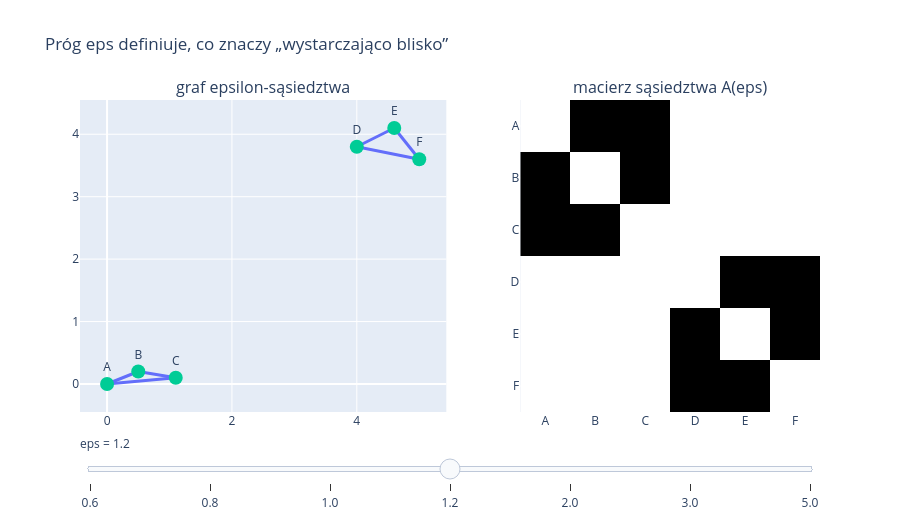
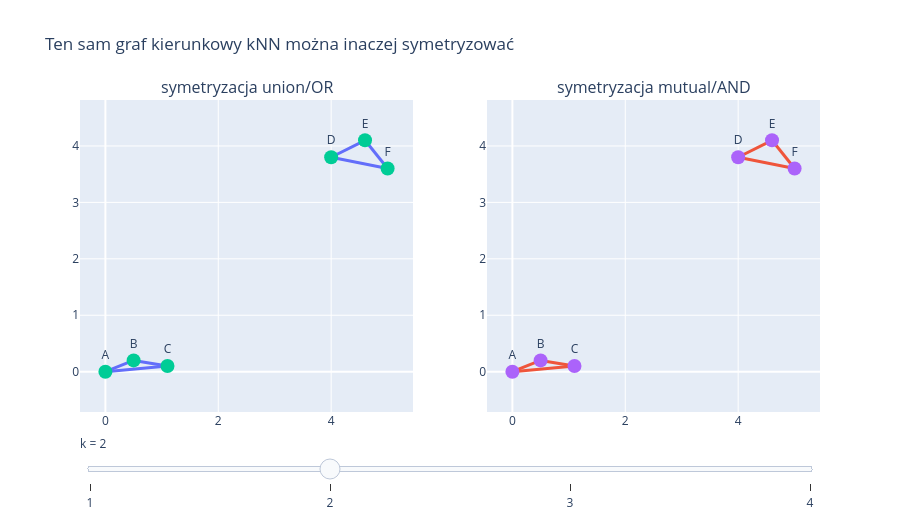

Notebook cell for these charts, in order:
### Markdown cell above
### Minićwiczenie 8 — panel interaktywny

Podczas pracy z suwakiem sprawdź:

1. Dla jakiej wartości $\varepsilon$ graf zaczyna łączyć grupy `ABC` i `DEF`?
2. Dla jakiego $k$ pojawiają się mosty między grupami?
3. Czy `union/OR` i `mutual/AND` zachowują się tak samo?

### Code cell
try:
    import plotly.graph_objects as go
    from plotly.subplots import make_subplots
    from pathlib import Path

    html_dir = Path('html')
    html_dir.mkdir(parents=True, exist_ok=True)


    def edge_xy_for_plotly(X, A, directed=False):
        xs, ys = [], []
        n = A.shape[0]

        for i in range(n):
            for j in range(n):
                if i == j or A[i, j] == 0:
                    continue
                if not directed and j <= i:
                    continue
                xs.extend([X[i, 0], X[j, 0], None])
                ys.extend([X[i, 1], X[j, 1], None])

        return xs, ys


    # Panel 1: epsilon-neighborhood
    # --------------------------------
    eps_values = [0.6, 0.8, 1.0, 1.2, 2.0, 3.0, 5.0]
    active_eps_idx = eps_values.index(1.2)

    fig_eps = make_subplots(
        rows=1, cols=2,
        subplot_titles=('graf epsilon-sąsiedztwa', 'macierz sąsiedztwa A(eps)'),
        specs=[[{'type': 'scatter'}, {'type': 'heatmap'}]],
        column_widths=[0.55, 0.45]
    )

    # Najpierw krawędzie i macierze dla kolejnych eps.
    for idx, eps_value in enumerate(eps_values):
        A_eps = adjacency_eps(D, eps_value)
        xs, ys = edge_xy_for_plotly(X, A_eps, directed=False)
        visible = idx == active_eps_idx

        fig_eps.add_trace(
            go.Scatter(
                x=xs, y=ys, mode='lines', name=f'krawędzie, eps={eps_value}',
                visible=visible, hoverinfo='skip', showlegend=False, line=dict(width=3)
            ),
            row=1, col=1
        )
        fig_eps.add_trace(
            go.Heatmap(
                z=A_eps, x=labels, y=labels, zmin=0, zmax=1,
                colorscale='Greys', showscale=False, visible=visible,
                hovertemplate='i=%{y}<br>j=%{x}<br>A=%{z}<extra></extra>'
            ),
            row=1, col=2
        )

    # Punkty dodajemy na końcu, żeby nie przykryły ich krawędzie.
    fig_eps.add_trace(
        go.Scatter(
            x=X[:, 0], y=X[:, 1], mode='markers+text', text=labels,
            textposition='top center', marker=dict(size=14), name='punkty', showlegend=False
        ),
        row=1, col=1
    )

    steps = []
    for idx, eps_value in enumerate(eps_values):
        A_eps = adjacency_eps(D, eps_value)
        edge_count = int(A_eps.sum() // 2)
        visible = [False] * (2 * len(eps_values)) + [True]
        visible[2 * idx] = True
        visible[2 * idx + 1] = True
        steps.append(dict(
            method='update',
            label=str(eps_value),
            args=[{'visible': visible},
                  {'title': f'Próg eps={eps_value}: liczba krawędzi={edge_count}'}]
        ))

    fig_eps.update_layout(
        title='Próg eps definiuje, co znaczy „wystarczająco blisko”',
        sliders=[dict(active=active_eps_idx, currentvalue={'prefix': 'eps = '}, steps=steps)],
        height=520
    )
    fig_eps.update_xaxes(scaleanchor='y', scaleratio=1, row=1, col=1)
    fig_eps.update_yaxes(autorange='reversed', row=1, col=2)
    fig_eps.write_html(html_dir / '0_1_panel_eps_sasiedztwo.html', include_plotlyjs='cdn')
    fig_eps.show()


    # Panel 2: kNN union vs mutual
    # -----------------------------
    k_values = [1, 2, 3, 4]
    active_k_idx = 1

    fig_knn = make_subplots(
        rows=1, cols=2,
        subplot_titles=('symetryzacja union/OR', 'symetryzacja mutual/AND'),
        specs=[[{'type': 'scatter'}, {'type': 'scatter'}]],
        column_widths=[0.5, 0.5]
    )

    # Krawędzie dla kolejnych k.
    for idx, k_value in enumerate(k_values):
        A_dir = knn_adjacency(D, k_value)
        A_union = sym_union(A_dir)
        A_mutual = sym_mutual(A_dir)
        visible = idx == active_k_idx

        for A_plot, col, variant in [(A_union, 1, 'union'), (A_mutual, 2, 'mutual')]:
            xs, ys = edge_xy_for_plotly(X, A_plot, directed=False)
            fig_knn.add_trace(
                go.Scatter(
                    x=xs, y=ys, mode='lines', visible=visible,
                    name=f'{variant}, k={k_value}', hoverinfo='skip', showlegend=False,
                    line=dict(width=3)
                ),
                row=1, col=col
            )

    # Punkty dodajemy na końcu w obu panelach.
    for col in [1, 2]:
        fig_knn.add_trace(
            go.Scatter(
                x=X[:, 0], y=X[:, 1], mode='markers+text', text=labels,
                textposition='top center', marker=dict(size=14), name='punkty', showlegend=False
            ),
            row=1, col=col
        )

    steps = []
    for idx, k_value in enumerate(k_values):
        A_dir = knn_adjacency(D, k_value)
        A_union = sym_union(A_dir)
        A_mutual = sym_mutual(A_dir)
        visible = [False] * (2 * len(k_values)) + [True, True]
        visible[2 * idx] = True
        visible[2 * idx + 1] = True
        steps.append(dict(
            method='update',
            label=str(k_value),
            args=[{'visible': visible},
                  {'title': f'k={k_value}: union ma {int(A_union.sum() // 2)} krawędzi, mutual ma {int(A_mutual.sum() // 2)} krawędzi'}]
        ))

    fig_knn.update_layout(
        title='Ten sam graf kierunkowy kNN można inaczej symetryzować',
        sliders=[dict(active=active_k_idx, currentvalue={'prefix': 'k = '}, steps=steps)],
        height=520
    )
    fig_knn.update_xaxes(scaleanchor='y', scaleratio=1, row=1, col=1)
    fig_knn.update_xaxes(scaleanchor='y2', scaleratio=1, row=1, col=2)
    fig_knn.write_html(html_dir / '0_1_panel_knn_union_mutual.html', include_plotlyjs='cdn')
    fig_knn.show()

except ImportError:
    display(Markdown('Panel interaktywny wymaga pakietu `plotly`. Pozostałe komórki notebooka działają bez niego.'))

### Figure 1 — Plotly figure (JSON) as saved in the notebook; plotly's stock layout.template omitted (floating-point values rounded to 4 significant figures)
{"data": [{"hoverinfo": "skip", "line": {"width": 3}, "mode": "lines", "name": "krawędzie, eps=0.6", "showlegend": false, "type": "scatter", "visible": false, "x": [0, 0.5, null], "xaxis": "x", "y": [0, 0.2, null], "yaxis": "y"}, {"colorscale": [[0, "rgb(255,255,255)"], [0.125, "rgb(240,240,240)"], [0.25, "rgb(217,217,217)"], [0.375, "rgb(189,189,189)"], [0.5, "rgb(150,150,150)"], [0.625, "rgb(115,115,115)"], [0.75, "rgb(82,82,82)"], [0.875, "rgb(37,37,37)"], [1, "rgb(0,0,0)"]], "hovertemplate": "i=%{y}<br>j=%{x}<br>A=%{z}<extra></extra>", "showscale": false, "type": "heatmap", "visible": false, "x": ["A", "B", "C", "D", "E", "F"], "xaxis": "x2", "y": ["A", "B", "C", "D", "E", "F"], "yaxis": "y2", "z": [[0, 1, 0, 0, 0, 0], [1, 0, 0, 0, 0, 0], [0, 0, 0, 0, 0, 0], [0, 0, 0, 0, 0, 0], [0, 0, 0, 0, 0, 0], [0, 0, 0, 0, 0, 0]], "zmax": 1, "zmin": 0}, {"hoverinfo": "skip", "line": {"width": 3}, "mode": "lines", "name": "krawędzie, eps=0.8", "showlegend": false, "type": "scatter", "visible": false, "x": [0, 0.5, null, 0.5, 1.1, null, 4, 4.6, null, 4.6, 5, null], "xaxis": "x", "y": [0, 0.2, null, 0.2, 0.1, null, 3.8, 4.1, null, 4.1, 3.6, null], "yaxis": "y"}, {"colorscale": [[0, "rgb(255,255,255)"], [0.125, "rgb(240,240,240)"], [0.25, "rgb(217,217,217)"], [0.375, "rgb(189,189,189)"], [0.5, "rgb(150,150,150)"], [0.625, "rgb(115,115,115)"], [0.75, "rgb(82,82,82)"], [0.875, "rgb(37,37,37)"], [1, "rgb(0,0,0)"]], "hovertemplate": "i=%{y}<br>j=%{x}<br>A=%{z}<extra></extra>", "showscale": false, "type": "heatmap", "visible": false, "x": ["A", "B", "C", "D", "E", "F"], "xaxis": "x2", "y": ["A", "B", "C", "D", "E", "F"], "yaxis": "y2", "z": [[0, 1, 0, 0, 0, 0], [1, 0, 1, 0, 0, 0], [0, 1, 0, 0, 0, 0], [0, 0, 0, 0, 1, 0], [0, 0, 0, 1, 0, 1], [0, 0, 0, 0, 1, 0]], "zmax": 1, "zmin": 0}, {"hoverinfo": "skip", "line": {"width": 3}, "mode": "lines", "name": "krawędzie, eps=1.0", "showlegend": false, "type": "scatter", "visible": false, "x": [0, 0.5, null, 0.5, 1.1, null, 4, 4.6, null, 4.6, 5, null], "xaxis": "x", "y": [0, 0.2, null, 0.2, 0.1, null, 3.8, 4.1, null, 4.1, 3.6, null], "yaxis": "y"}, {"colorscale": [[0, "rgb(255,255,255)"], [0.125, "rgb(240,240,240)"], [0.25, "rgb(217,217,217)"], [0.375, "rgb(189,189,189)"], [0.5, "rgb(150,150,150)"], [0.625, "rgb(115,115,115)"], [0.75, "rgb(82,82,82)"], [0.875, "rgb(37,37,37)"], [1, "rgb(0,0,0)"]], "hovertemplate": "i=%{y}<br>j=%{x}<br>A=%{z}<extra></extra>", "showscale": false, "type": "heatmap", "visible": false, "x": ["A", "B", "C", "D", "E", "F"], "xaxis": "x2", "y": ["A", "B", "C", "D", "E", "F"], "yaxis": "y2", "z": [[0, 1, 0, 0, 0, 0], [1, 0, 1, 0, 0, 0], [0, 1, 0, 0, 0, 0], [0, 0, 0, 0, 1, 0], [0, 0, 0, 1, 0, 1], [0, 0, 0, 0, 1, 0]], "zmax": 1, "zmin": 0}, {"hoverinfo": "skip", "line": {"width": 3}, "mode": "lines", "name": "krawędzie, eps=1.2", "showlegend": false, "type": "scatter", "visible": true, "x": [0, 0.5, null, 0, 1.1, null, 0.5, 1.1, null, 4, 4.6, null, 4, 5, null, 4.6, 5, null], "xaxis": "x", "y": [0, 0.2, null, 0, 0.1, null, 0.2, 0.1, null, 3.8, 4.1, null, 3.8, 3.6, null, 4.1, 3.6, null], "yaxis": "y"}, {"colorscale": [[0, "rgb(255,255,255)"], [0.125, "rgb(240,240,240)"], [0.25, "rgb(217,217,217)"], [0.375, "rgb(189,189,189)"], [0.5, "rgb(150,150,150)"], [0.625, "rgb(115,115,115)"], [0.75, "rgb(82,82,82)"], [0.875, "rgb(37,37,37)"], [1, "rgb(0,0,0)"]], "hovertemplate": "i=%{y}<br>j=%{x}<br>A=%{z}<extra></extra>", "showscale": false, "type": "heatmap", "visible": true, "x": ["A", "B", "C", "D", "E", "F"], "xaxis": "x2", "y": ["A", "B", "C", "D", "E", "F"], "yaxis": "y2", "z": [[0, 1, 1, 0, 0, 0], [1, 0, 1, 0, 0, 0], [1, 1, 0, 0, 0, 0], [0, 0, 0, 0, 1, 1], [0, 0, 0, 1, 0, 1], [0, 0, 0, 1, 1, 0]], "zmax": 1, "zmin": 0}, {"hoverinfo": "skip", "line": {"width": 3}, "mode": "lines", "name": "krawędzie, eps=2.0", "showlegend": false, "type": "scatter", "visible": false, "x": [0, 0.5, null, 0, 1.1, null, 0.5, 1.1, null, 4, 4.6, null, 4, 5, null, 4.6, 5, null], "xaxis": "x", "y": [0, 0.2, null, 0, 0.1, null, 0.2, 0.1, null, 3.8, 4.1, null, 3.8, 3.6, null, 4.1, 3.6, null], "yaxis": "y"}, {"colorscale": [[0, "rgb(255,255,255)"], [0.125, "rgb(240,240,240)"], [0.25, "rgb(217,217,217)"], [0.375, "rgb(189,189,189)"], [0.5, "rgb(150,150,150)"], [0.625, "rgb(115,115,115)"], [0.75, "rgb(82,82,82)"], [0.875, "rgb(37,37,37)"], [1, "rgb(0,0,0)"]], "hovertemplate": "i=%{y}<br>j=%{x}<br>A=%{z}<extra></extra>", "showscale": false, "type": "heatmap", "visible": false, "x": ["A", "B", "C", "D", "E", "F"], "xaxis": "x2", "y": ["A", "B", "C", "D", "E", "F"], "yaxis": "y2", "z": [[0, 1, 1, 0, 0, 0], [1, 0, 1, 0, 0, 0], [1, 1, 0, 0, 0, 0], [0, 0, 0, 0, 1, 1], [0, 0, 0, 1, 0, 1], [0, 0, 0, 1, 1, 0]], "zmax": 1, "zmin": 0}, {"hoverinfo": "skip", "line": {"width": 3}, "mode": "lines", "name": "krawędzie, eps=3.0", "showlegend": false, "type": "scatter", "visible": false, "x": [0, 0.5, null, 0, 1.1, null, 0.5, 1.1, null, 4, 4.6, null, 4, 5, null, 4.6, 5, null], "xaxis": "x", "y": [0, 0.2, null, 0, 0.1, null, 0.2, 0.1, null, 3.8, 4.1, null, 3.8, 3.6, null, 4.1, 3.6, null], "yaxis": "y"}, {"colorscale": [[0, "rgb(255,255,255)"], [0.125, "rgb(240,240,240)"], [0.25, "rgb(217,217,217)"], [0.375, "rgb(189,189,189)"], [0.5, "rgb(150,150,150)"], [0.625, "rgb(115,115,115)"], [0.75, "rgb(82,82,82)"], [0.875, "rgb(37,37,37)"], [1, "rgb(0,0,0)"]], "hovertemplate": "i=%{y}<br>j=%{x}<br>A=%{z}<extra></extra>", "showscale": false, "type": "heatmap", "visible": false, "x": ["A", "B", "C", "D", "E", "F"], "xaxis": "x2", "y": ["A", "B", "C", "D", "E", "F"], "yaxis": "y2", "z": [[0, 1, 1, 0, 0, 0], [1, 0, 1, 0, 0, 0], [1, 1, 0, 0, 0, 0], [0, 0, 0, 0, 1, 1], [0, 0, 0, 1, 0, 1], [0, 0, 0, 1, 1, 0]], "zmax": 1, "zmin": 0}, {"hoverinfo": "skip", "line": {"width": 3}, "mode": "lines", "name": "krawędzie, eps=5.0", "showlegend": false, "type": "scatter", "visible": false, "x": [0, 0.5, null, 0, 1.1, null, 0.5, 1.1, null, 1.1, 4, null, 4, 4.6, null, 4, 5, null, 4.6, 5, null], "xaxis": "x", "y": [0, 0.2, null, 0, 0.1, null, 0.2, 0.1, null, 0.1, 3.8, null, 3.8, 4.1, null, 3.8, 3.6, null, 4.1, 3.6, null], "yaxis": "y"}, {"colorscale": [[0, "rgb(255,255,255)"], [0.125, "rgb(240,240,240)"], [0.25, "rgb(217,217,217)"], [0.375, "rgb(189,189,189)"], [0.5, "rgb(150,150,150)"], [0.625, "rgb(115,115,115)"], [0.75, "rgb(82,82,82)"], [0.875, "rgb(37,37,37)"], [1, "rgb(0,0,0)"]], "hovertemplate": "i=%{y}<br>j=%{x}<br>A=%{z}<extra></extra>", "showscale": false, "type": "heatmap", "visible": false, "x": ["A", "B", "C", "D", "E", "F"], "xaxis": "x2", "y": ["A", "B", "C", "D", "E", "F"], "yaxis": "y2", "z": [[0, 1, 1, 0, 0, 0], [1, 0, 1, 0, 0, 0], [1, 1, 0, 1, 0, 0], [0, 0, 1, 0, 1, 1], [0, 0, 0, 1, 0, 1], [0, 0, 0, 1, 1, 0]], "zmax": 1, "zmin": 0}, {"marker": {"size": 14}, "mode": "markers+text", "name": "punkty", "showlegend": false, "text": ["A", "B", "C", "D", "E", "F"], "textposition": "top center", "type": "scatter", "x": [0, 0.5, 1.1, 4, 4.6, 5], "xaxis": "x", "y": [0, 0.2, 0.1, 3.8, 4.1, 3.6], "yaxis": "y"}], "layout": {"annotations": [{"font": {"size": 16}, "showarrow": false, "text": "graf epsilon-sąsiedztwa", "x": 0.2475, "xanchor": "center", "xref": "paper", "y": 1, "yanchor": "bottom", "yref": "paper"}, {"font": {"size": 16}, "showarrow": false, "text": "macierz sąsiedztwa A(eps)", "x": 0.7975, "xanchor": "center", "xref": "paper", "y": 1, "yanchor": "bottom", "yref": "paper"}], "height": 520, "sliders": [{"active": 3, "currentvalue": {"prefix": "eps = "}, "steps": [{"args": [{"visible": [true, true, false, false, false, false, false, false, false, false, false, false, false, false, true]}, {"title": "Próg eps=0.6: liczba krawędzi=1"}], "label": "0.6", "method": "update"}, {"args": [{"visible": [false, false, true, true, false, false, false, false, false, false, false, false, false, false, true]}, {"title": "Próg eps=0.8: liczba krawędzi=4"}], "label": "0.8", "method": "update"}, {"args": [{"visible": [false, false, false, false, true, true, false, false, false, false, false, false, false, false, true]}, {"title": "Próg eps=1.0: liczba krawędzi=4"}], "label": "1.0", "method": "update"}, {"args": [{"visible": [false, false, false, false, false, false, true, true, false, false, false, false, false, false, true]}, {"title": "Próg eps=1.2: liczba krawędzi=6"}], "label": "1.2", "method": "update"}, {"args": [{"visible": [false, false, false, false, false, false, false, false, true, true, false, false, false, false, true]}, {"title": "Próg eps=2.0: liczba krawędzi=6"}], "label": "2.0", "method": "update"}, {"args": [{"visible": [false, false, false, false, false, false, false, false, false, false, true, true, false, false, true]}, {"title": "Próg eps=3.0: liczba krawędzi=6"}], "label": "3.0", "method": "update"}, {"args": [{"visible": [false, false, false, false, false, false, false, false, false, false, false, false, true, true, true]}, {"title": "Próg eps=5.0: liczba krawędzi=7"}], "label": "5.0", "method": "update"}]}], "title": {"text": "Próg eps definiuje, co znaczy „wystarczająco blisko”"}, "xaxis": {"anchor": "y", "domain": [0, 0.495], "scaleanchor": "y", "scaleratio": 1}, "xaxis2": {"anchor": "y2", "domain": [0.595, 1]}, "yaxis": {"anchor": "x", "domain": [0, 1]}, "yaxis2": {"anchor": "x2", "autorange": "reversed", "domain": [0, 1]}}}

### Figure 2 — Plotly figure (JSON) as saved in the notebook; plotly's stock layout.template omitted (floating-point values rounded to 4 significant figures)
{"data": [{"hoverinfo": "skip", "line": {"width": 3}, "mode": "lines", "name": "union, k=1", "showlegend": false, "type": "scatter", "visible": false, "x": [0, 0.5, null, 0.5, 1.1, null, 4, 4.6, null, 4.6, 5, null], "xaxis": "x", "y": [0, 0.2, null, 0.2, 0.1, null, 3.8, 4.1, null, 4.1, 3.6, null], "yaxis": "y"}, {"hoverinfo": "skip", "line": {"width": 3}, "mode": "lines", "name": "mutual, k=1", "showlegend": false, "type": "scatter", "visible": false, "x": [0, 0.5, null, 4.6, 5, null], "xaxis": "x2", "y": [0, 0.2, null, 4.1, 3.6, null], "yaxis": "y2"}, {"hoverinfo": "skip", "line": {"width": 3}, "mode": "lines", "name": "union, k=2", "showlegend": false, "type": "scatter", "visible": true, "x": [0, 0.5, null, 0, 1.1, null, 0.5, 1.1, null, 4, 4.6, null, 4, 5, null, 4.6, 5, null], "xaxis": "x", "y": [0, 0.2, null, 0, 0.1, null, 0.2, 0.1, null, 3.8, 4.1, null, 3.8, 3.6, null, 4.1, 3.6, null], "yaxis": "y"}, {"hoverinfo": "skip", "line": {"width": 3}, "mode": "lines", "name": "mutual, k=2", "showlegend": false, "type": "scatter", "visible": true, "x": [0, 0.5, null, 0, 1.1, null, 0.5, 1.1, null, 4, 4.6, null, 4, 5, null, 4.6, 5, null], "xaxis": "x2", "y": [0, 0.2, null, 0, 0.1, null, 0.2, 0.1, null, 3.8, 4.1, null, 3.8, 3.6, null, 4.1, 3.6, null], "yaxis": "y2"}, {"hoverinfo": "skip", "line": {"width": 3}, "mode": "lines", "name": "union, k=3", "showlegend": false, "type": "scatter", "visible": false, "x": [0, 0.5, null, 0, 1.1, null, 0, 4, null, 0.5, 1.1, null, 0.5, 4, null, 1.1, 4, null, 1.1, 4.6, null, 1.1, 5, null, 4, 4.6, null, 4, 5, null, 4.6, 5, null], "xaxis": "x", "y": [0, 0.2, null, 0, 0.1, null, 0, 3.8, null, 0.2, 0.1, null, 0.2, 3.8, null, 0.1, 3.8, null, 0.1, 4.1, null, 0.1, 3.6, null, 3.8, 4.1, null, 3.8, 3.6, null, 4.1, 3.6, null], "yaxis": "y"}, {"hoverinfo": "skip", "line": {"width": 3}, "mode": "lines", "name": "mutual, k=3", "showlegend": false, "type": "scatter", "visible": false, "x": [0, 0.5, null, 0, 1.1, null, 0.5, 1.1, null, 1.1, 4, null, 4, 4.6, null, 4, 5, null, 4.6, 5, null], "xaxis": "x2", "y": [0, 0.2, null, 0, 0.1, null, 0.2, 0.1, null, 0.1, 3.8, null, 3.8, 4.1, null, 3.8, 3.6, null, 4.1, 3.6, null], "yaxis": "y2"}, {"hoverinfo": "skip", "line": {"width": 3}, "mode": "lines", "name": "union, k=4", "showlegend": false, "type": "scatter", "visible": false, "x": [0, 0.5, null, 0, 1.1, null, 0, 4, null, 0, 5, null, 0.5, 1.1, null, 0.5, 4, null, 0.5, 4.6, null, 0.5, 5, null, 1.1, 4, null, 1.1, 4.6, null, 1.1, 5, null, 4, 4.6, null, 4, 5, null, 4.6, 5, null], "xaxis": "x", "y": [0, 0.2, null, 0, 0.1, null, 0, 3.8, null, 0, 3.6, null, 0.2, 0.1, null, 0.2, 3.8, null, 0.2, 4.1, null, 0.2, 3.6, null, 0.1, 3.8, null, 0.1, 4.1, null, 0.1, 3.6, null, 3.8, 4.1, null, 3.8, 3.6, null, 4.1, 3.6, null], "yaxis": "y"}, {"hoverinfo": "skip", "line": {"width": 3}, "mode": "lines", "name": "mutual, k=4", "showlegend": false, "type": "scatter", "visible": false, "x": [0, 0.5, null, 0, 1.1, null, 0.5, 1.1, null, 0.5, 4, null, 0.5, 5, null, 1.1, 4, null, 1.1, 5, null, 4, 4.6, null, 4, 5, null, 4.6, 5, null], "xaxis": "x2", "y": [0, 0.2, null, 0, 0.1, null, 0.2, 0.1, null, 0.2, 3.8, null, 0.2, 3.6, null, 0.1, 3.8, null, 0.1, 3.6, null, 3.8, 4.1, null, 3.8, 3.6, null, 4.1, 3.6, null], "yaxis": "y2"}, {"marker": {"size": 14}, "mode": "markers+text", "name": "punkty", "showlegend": false, "text": ["A", "B", "C", "D", "E", "F"], "textposition": "top center", "type": "scatter", "x": [0, 0.5, 1.1, 4, 4.6, 5], "xaxis": "x", "y": [0, 0.2, 0.1, 3.8, 4.1, 3.6], "yaxis": "y"}, {"marker": {"size": 14}, "mode": "markers+text", "name": "punkty", "showlegend": false, "text": ["A", "B", "C", "D", "E", "F"], "textposition": "top center", "type": "scatter", "x": [0, 0.5, 1.1, 4, 4.6, 5], "xaxis": "x2", "y": [0, 0.2, 0.1, 3.8, 4.1, 3.6], "yaxis": "y2"}], "layout": {"annotations": [{"font": {"size": 16}, "showarrow": false, "text": "symetryzacja union/OR", "x": 0.225, "xanchor": "center", "xref": "paper", "y": 1, "yanchor": "bottom", "yref": "paper"}, {"font": {"size": 16}, "showarrow": false, "text": "symetryzacja mutual/AND", "x": 0.775, "xanchor": "center", "xref": "paper", "y": 1, "yanchor": "bottom", "yref": "paper"}], "height": 520, "sliders": [{"active": 1, "currentvalue": {"prefix": "k = "}, "steps": [{"args": [{"visible": [true, true, false, false, false, false, false, false, true, true]}, {"title": "k=1: union ma 4 krawędzi, mutual ma 2 krawędzi"}], "label": "1", "method": "update"}, {"args": [{"visible": [false, false, true, true, false, false, false, false, true, true]}, {"title": "k=2: union ma 6 krawędzi, mutual ma 6 krawędzi"}], "label": "2", "method": "update"}, {"args": [{"visible": [false, false, false, false, true, true, false, false, true, true]}, {"title": "k=3: union ma 11 krawędzi, mutual ma 7 krawędzi"}], "label": "3", "method": "update"}, {"args": [{"visible": [false, false, false, false, false, false, true, true, true, true]}, {"title": "k=4: union ma 14 krawędzi, mutual ma 10 krawędzi"}], "label": "4", "method": "update"}]}], "title": {"text": "Ten sam graf kierunkowy kNN można inaczej symetryzować"}, "xaxis": {"anchor": "y", "domain": [0, 0.45], "scaleanchor": "y", "scaleratio": 1}, "xaxis2": {"anchor": "y2", "domain": [0.55, 1], "scaleanchor": "y2", "scaleratio": 1}, "yaxis": {"anchor": "x", "domain": [0, 1]}, "yaxis2": {"anchor": "x2", "domain": [0, 1]}}}
